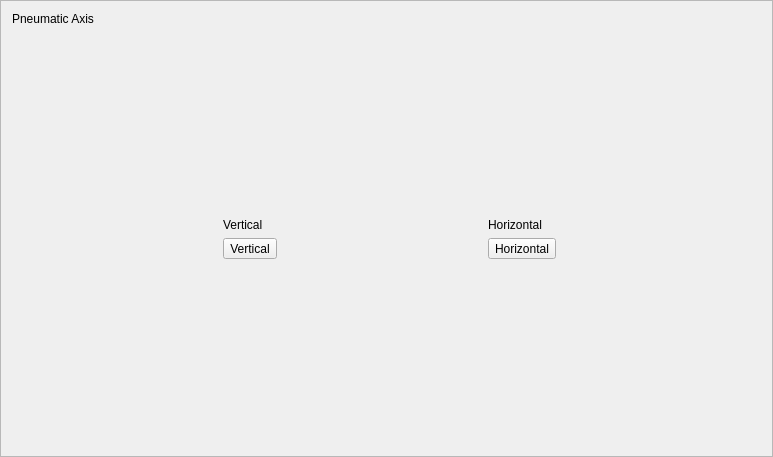
<?xml version="1.0" encoding="UTF-8"?>
<ui version="4.0">
 <class>HCPneumaticAxisControlFrame</class>
 <widget class="QFrame" name="HCPneumaticAxisControlFrame">
  <property name="geometry">
   <rect>
    <x>0</x>
    <y>0</y>
    <width>773</width>
    <height>457</height>
   </rect>
  </property>
  <property name="windowTitle">
   <string>Frame</string>
  </property>
  <property name="frameShape">
   <enum>QFrame::StyledPanel</enum>
  </property>
  <property name="frameShadow">
   <enum>QFrame::Raised</enum>
  </property>
  <layout class="QGridLayout" name="gridLayout">
   <item row="0" column="0" colspan="2">
    <widget class="QLabel" name="pneumaticAxisLabel">
     <property name="text">
      <string>Pneumatic Axis</string>
     </property>
    </widget>
   </item>
   <item row="1" column="2">
    <spacer name="verticalSpacer_2">
     <property name="orientation">
      <enum>Qt::Vertical</enum>
     </property>
     <property name="sizeHint" stdset="0">
      <size>
       <width>20</width>
       <height>173</height>
      </size>
     </property>
    </spacer>
   </item>
   <item row="2" column="0">
    <spacer name="horizontalSpacer_2">
     <property name="orientation">
      <enum>Qt::Horizontal</enum>
     </property>
     <property name="sizeHint" stdset="0">
      <size>
       <width>189</width>
       <height>20</height>
      </size>
     </property>
    </spacer>
   </item>
   <item row="2" column="1">
    <layout class="QVBoxLayout" name="verticalLayout">
     <item>
      <widget class="QLabel" name="label">
       <property name="text">
        <string>Vertical</string>
       </property>
      </widget>
     </item>
     <item>
      <widget class="QToolButton" name="verticalToolButton">
       <property name="text">
        <string>Vertical</string>
       </property>
      </widget>
     </item>
    </layout>
   </item>
   <item row="2" column="2">
    <spacer name="horizontalSpacer">
     <property name="orientation">
      <enum>Qt::Horizontal</enum>
     </property>
     <property name="sizeHint" stdset="0">
      <size>
       <width>189</width>
       <height>20</height>
      </size>
     </property>
    </spacer>
   </item>
   <item row="2" column="3">
    <layout class="QVBoxLayout" name="verticalLayout_2">
     <item>
      <widget class="QLabel" name="label_2">
       <property name="text">
        <string>Horizontal</string>
       </property>
      </widget>
     </item>
     <item>
      <widget class="QToolButton" name="horizontalToolButton">
       <property name="text">
        <string>Horizontal</string>
       </property>
      </widget>
     </item>
    </layout>
   </item>
   <item row="2" column="4">
    <spacer name="horizontalSpacer_3">
     <property name="orientation">
      <enum>Qt::Horizontal</enum>
     </property>
     <property name="sizeHint" stdset="0">
      <size>
       <width>189</width>
       <height>20</height>
      </size>
     </property>
    </spacer>
   </item>
   <item row="3" column="2">
    <spacer name="verticalSpacer">
     <property name="orientation">
      <enum>Qt::Vertical</enum>
     </property>
     <property name="sizeHint" stdset="0">
      <size>
       <width>20</width>
       <height>173</height>
      </size>
     </property>
    </spacer>
   </item>
  </layout>
 </widget>
 <resources/>
 <connections/>
</ui>
